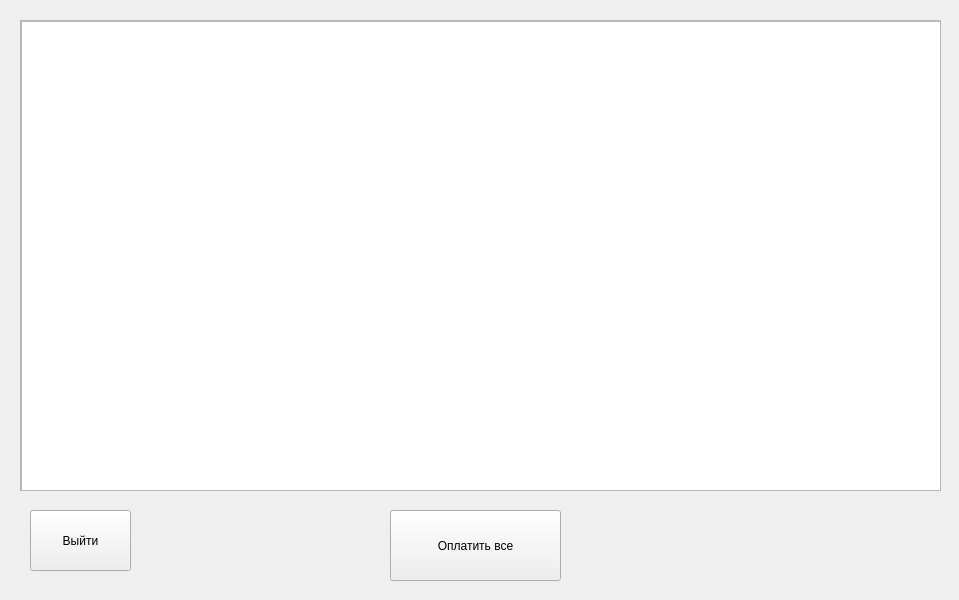
<?xml version="1.0" encoding="UTF-8"?>
<ui version="4.0">
 <class>MainWindow</class>
 <widget class="QMainWindow" name="MainWindow">
  <property name="geometry">
   <rect>
    <x>0</x>
    <y>0</y>
    <width>959</width>
    <height>600</height>
   </rect>
  </property>
  <property name="windowTitle">
   <string>MainWindow</string>
  </property>
  <widget class="QWidget" name="centralwidget">
   <widget class="QScrollArea" name="scrollArea">
    <property name="geometry">
     <rect>
      <x>20</x>
      <y>20</y>
      <width>921</width>
      <height>471</height>
     </rect>
    </property>
    <property name="widgetResizable">
     <bool>true</bool>
    </property>
    <widget class="QWidget" name="scrollAreaWidgetContents">
     <property name="geometry">
      <rect>
       <x>0</x>
       <y>0</y>
       <width>919</width>
       <height>469</height>
      </rect>
     </property>
     <widget class="QListWidget" name="cart_list">
      <property name="geometry">
       <rect>
        <x>0</x>
        <y>0</y>
        <width>921</width>
        <height>471</height>
       </rect>
      </property>
     </widget>
    </widget>
   </widget>
   <widget class="QPushButton" name="exit">
    <property name="geometry">
     <rect>
      <x>30</x>
      <y>510</y>
      <width>101</width>
      <height>61</height>
     </rect>
    </property>
    <property name="text">
     <string>Выйти</string>
    </property>
   </widget>
   <widget class="QPushButton" name="buy_all">
    <property name="geometry">
     <rect>
      <x>390</x>
      <y>510</y>
      <width>171</width>
      <height>71</height>
     </rect>
    </property>
    <property name="text">
     <string>Оплатить все</string>
    </property>
   </widget>
  </widget>
 </widget>
 <resources/>
 <connections/>
</ui>
